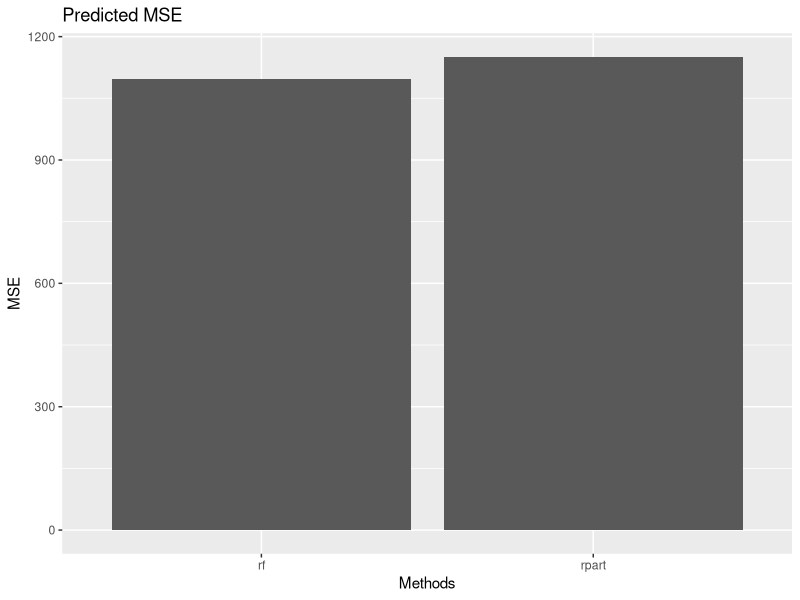

This figure's R source:
## ---- chunk 1
library(ggplot2)
df=data.frame("Methods"=c("rpart", "rf"),"MSE"=c(1150.745, 1095.869))
ggplot(data=df) +
  geom_bar(aes(x=Methods, y=MSE), position = "dodge", stat="identity",data=df)+
  labs(y="MSE",title ="Predicted MSE")
